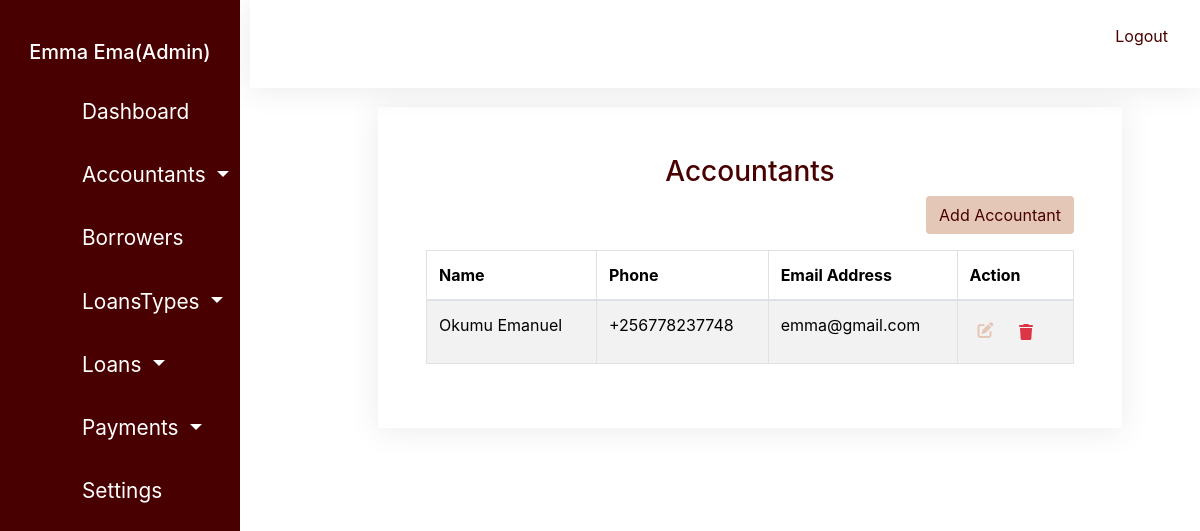
The page /admin/index.php?id=all_accountant (signed in) on the database its author committed.
### tables this page shows
CREATE TABLE `employee` (
  `id` int(11) NOT NULL,
  `firstname` varchar(100) NOT NULL,
  `lastname` varchar(100) NOT NULL,
  `phone` varchar(45) NOT NULL,
  `email` varchar(255) NOT NULL,
  `role` text NOT NULL DEFAULT 'employee',
  `password` varchar(100) NOT NULL
);

CREATE TABLE `accountant` (
  `id` int(11) NOT NULL,
  `firstname` varchar(100) NOT NULL,
  `lastname` varchar(100) NOT NULL,
  `phone` text NOT NULL,
  `email` varchar(100) NOT NULL,
  `password` varchar(100) NOT NULL,
  `role` text NOT NULL DEFAULT 'accountant'
);

### admin/data/get_data.php (called while the page is built, shortened)
<?php
function getAllAccountants($conn){
    $query = "SELECT * FROM accountant";
    $stmt = $conn->query($query);
    if($stmt == true){
        $accountants = $stmt->fetchAll();
        return $accountants;
    }else{
        return 0;
    }
}
function getEmployeeById($employee_id, $role, $conn){
    $sql = "SELECT * FROM {$role} WHERE id=?";
    $stmt = $conn->prepare($sql);
    $stmt->execute([$employee_id]);
    if($stmt->rowCount()==1){
        $employee = $stmt->fetch();
        return $employee;
    }else{
        return 0;
    }
}
?>

### admin/index.php (the view, shortened to what this page needs)
<?php
$sessionId = $_SESSION['id'] ?? '';
$role = $_SESSION['role'] ?? '';
$id = $_REQUEST['id'] ?? 'dashboard';
include("include/db_con.php");
include("data/get_data.php");
?>
<!DOCTYPE html>
<html lang="en">
<head>
    <link href="https://cdn.jsdelivr.net/npm/bootstrap@5.3.1/dist/css/bootstrap.min.css" rel="stylesheet"
>
    <link rel="stylesheet" href="https://maxcdn.bootstrapcdn.com/bootstrap/4.5.2/css/bootstrap.min.css">
    <link rel="stylesheet" href="https://maxcdn.bootstrapcdn.com/bootstrap/4.5.2/css/bootstrap.min.css">
    <link rel="stylesheet" href="https://cdnjs.cloudflare.com/ajax/libs/font-awesome/6.4.2/css/all.min.css">
    <link rel="stylesheet" href="assets/css/style.css">
</head>
<body>
    <div class="sidebar bg_maroon">
        <h5 class="text-center"><?php
        $employee = getEmployeeById($sessionId, $role, $conn);
        $r = "";
        if ($employee['role'] == 'employee') {
            $r = 'Admin';
        } elseif ($employee['role'] == 'accountant') {
            $r = 'Accountant';
        }
        echo $employee['firstname'] . " " . $employee['lastname'] . "(" . $r . ")";
        ?></h5>
        <ul class="">
            <li class=" <?php if ('dashboard' == $id) {
                echo "active";
            } ?>">
                <a href="index.php?id=dashboard" class="nav-link">Dashboard</a>
            </li>
            <?php if ($role == 'employee') { ?>
                <li class="nav-item dropdown">
                    <a class="nav-link dropdown-toggle <?php if ('add_accountant' == $id || 'all_accountant' == $id) {
                        echo "active";
                    } ?> " href="#" id="accountantDropdown" role="button" data-toggle="dropdown" aria-haspopup="true"
                        aria-expanded="false">
                        Accountants
                    </a>
                </li>
            <?php } ?>
            <li class=" <?php if ('borrowers' == $id) {
                echo "active";
            } ?>">
                <a href="index.php?id=borrowers" class="nav-link">Borrowers</a>
            </li>
            <li class="nav-item dropdown">
                <a class="nav-link dropdown-toggle <?php if ('add_loanType' == $id || 'all_loanType' == $id) {
                    echo "active";
                } ?> " href="#" id="loanTypeDropdown" role="button" data-toggle="dropdown" aria-haspopup="true"
                    aria-expanded="false">
                    LoansTypes
                </a>
            </li>
            <li class="nav-item dropdown">
                <a class="nav-link dropdown-toggle" href="#" id="loanDropdown" role="button" data-toggle="dropdown"
                    aria-haspopup="true" aria-expanded="false">
                    Loans
                </a>
            </li>
            <li class="nav-item dropdown">
                <a class="nav-link dropdown-toggle <?php if ('pending_payments' == $id || 'cleared_payments' == $id) {
                    echo "active";
                } ?> " href="#" id="paymentsDropdown" role="button" data-toggle="dropdown" aria-haspopup="true"
                    aria-expanded="false">
                    Payments
                </a>
            </li>
            <li class=" <?php if ('settings' == $id) {
                echo "active";
            } ?>">
                <a href="index.php?id=settings" class="nav-link">Settings</a>
            </li>
        </ul>
    </div>
    <div class="topbar">
        <div class="p-3 bg_white">
            <p class="text-end text_maroon"><a href="logout.php" class="nav-link">Logout</a></p>
        </div>
    </div>
    <div class="container-fluid">
        <div class="dashboard  p-5">
            <div class="container">
                <?php if ('all_accountant' == $id) {
                    $accountants = getAllAccountants($conn);
                    ?>
                <div class="bg_white p-5">
                    <h3 class="text-center text_maroon">Accountants</h3>
                    <table class="table table-striped table-bordered">
                        <tr><a href="index.php?id=add_accountant" class="btn bg_cream text_maroon float-end mb-3">Add
                                Accountant</a>
                        </tr>
                        <thead class="bg_maroon">
                            <tr>
                                <th scope="col">Name</th>
                                <th scope="col">Phone</th>
                                <th scope="col">Email Address</th>
                                <th scope="col">Action</th>
                            </tr>
                        </thead>
                        <tbody>
                            <?php
                            if ($accountants > 0) {
                                foreach ($accountants as $index => $accountant) {
                                    ?>
                            <tr>
                                <td>
                                    <?= $accountant['firstname'] ?> <?= $accountant['lastname'] ?>
                                </td>
                                <td>
                                <?= $accountant['phone'] ?>
                                </td>
                                <td>
                                <?= $accountant['email'] ?>
                                </td>
                                <td>
                                    <?php printf("<a href='index.php?action=edit_accountant&id=%s' class='text_cream'><i class='fas fa-edit p-2'></i></a>", $accountant['id']) ?>
                                    <button class="btn text-danger" data-bs-toggle="modal"
                                        data-bs-target="#delete_accountant<?= $index ?>"><i
                                            class="fa fa-trash"></i></button>
                                </td>
                            </tr>
                                                    <?php }
                            } else {
                                echo "<tr>No Accountant Available</tr>";
                            } ?>
                                    </tbody>
                                </table>
                            </div>
                <?php } ?>
    </div>
    </div>
    </div>
</body>
</html>

### admin/assets/css/style.css (style rules this page uses)
.bg_white { -webkit-box-shadow: 0 0.15rem 1.75rem 0 rgba(58, 59, 69, 0.1); box-shadow: 0 0.15rem 1.75rem 0 rgba(58, 59, 69, 0.1); background-color: #FFF; }
.text_cream { color: #E4C7B7; }
.text_maroon { color: #490000; }
.bg_cream { background: #E4C7B7; }
.bg_maroon { background: #490000; color: #E4C7B7; }
.sidebar { height: 60vh; top: 0; left: 0; padding: 5px; height: 100vh; color: white; float: left; width: 20%; position: fixed; top: 0; overflow-y: auto; left: 0; bottom: 0; padding: 40px 20px 20px 20px; z-index: 999; }
ul { list-style: none; padding: 8px; }
ul li { padding: 8px; margin-left: 30px; font-size: 1.3rem; }
.topbar { position: fixed; width: 100%; top: 0; left: 0; padding-left: 250px; right: 0; }
.dashboard { margin-left: 300px; margin-top: 5%; }

### rows shown on the page
employee: firstname "Emma", lastname "Ema", role "Admin"
accountant: firstname "Okumu", lastname "Emanuel", phone "+256778237748", email "emma@gmail.com"
